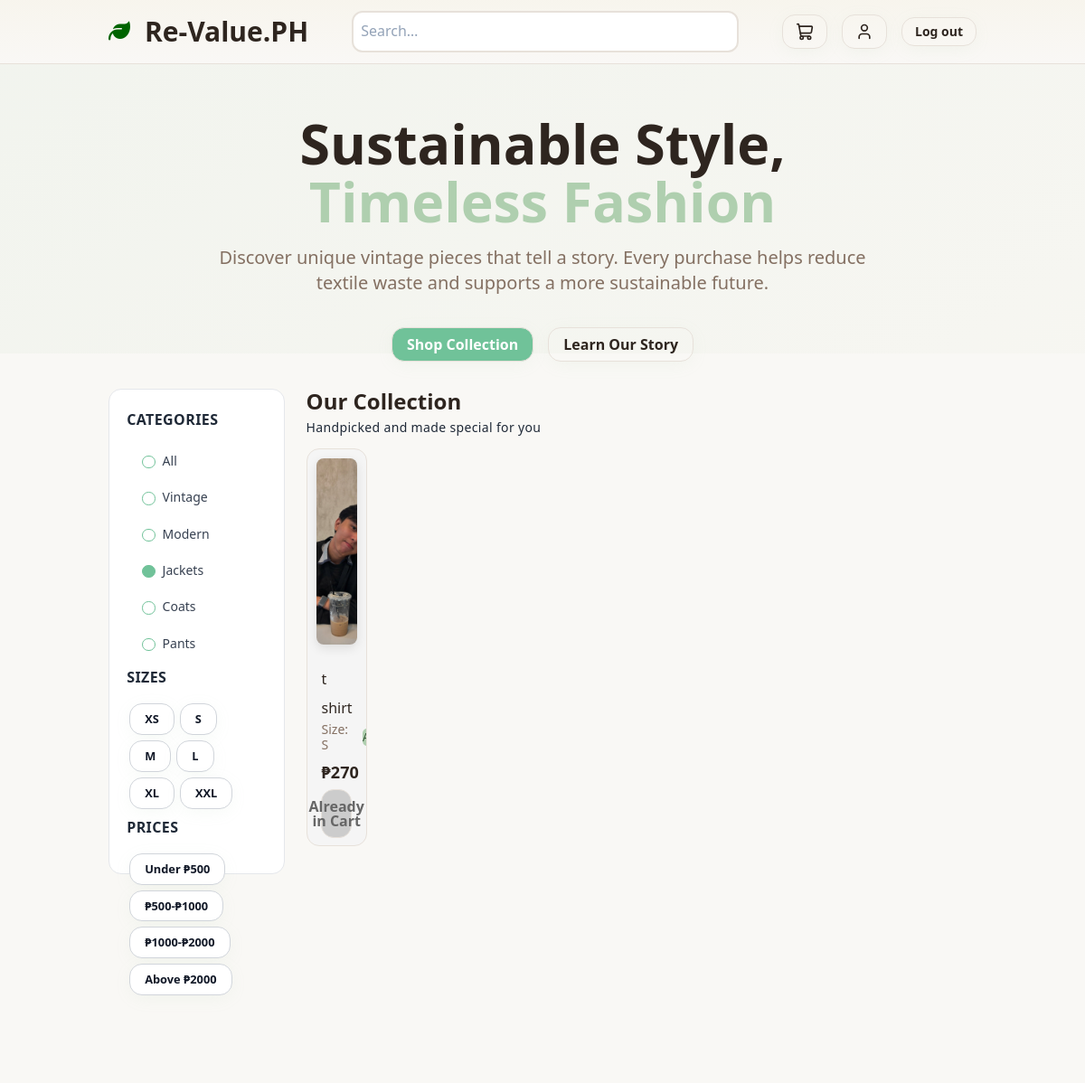
Page /index.php?category=jackets (signed in) on the earlier database version.
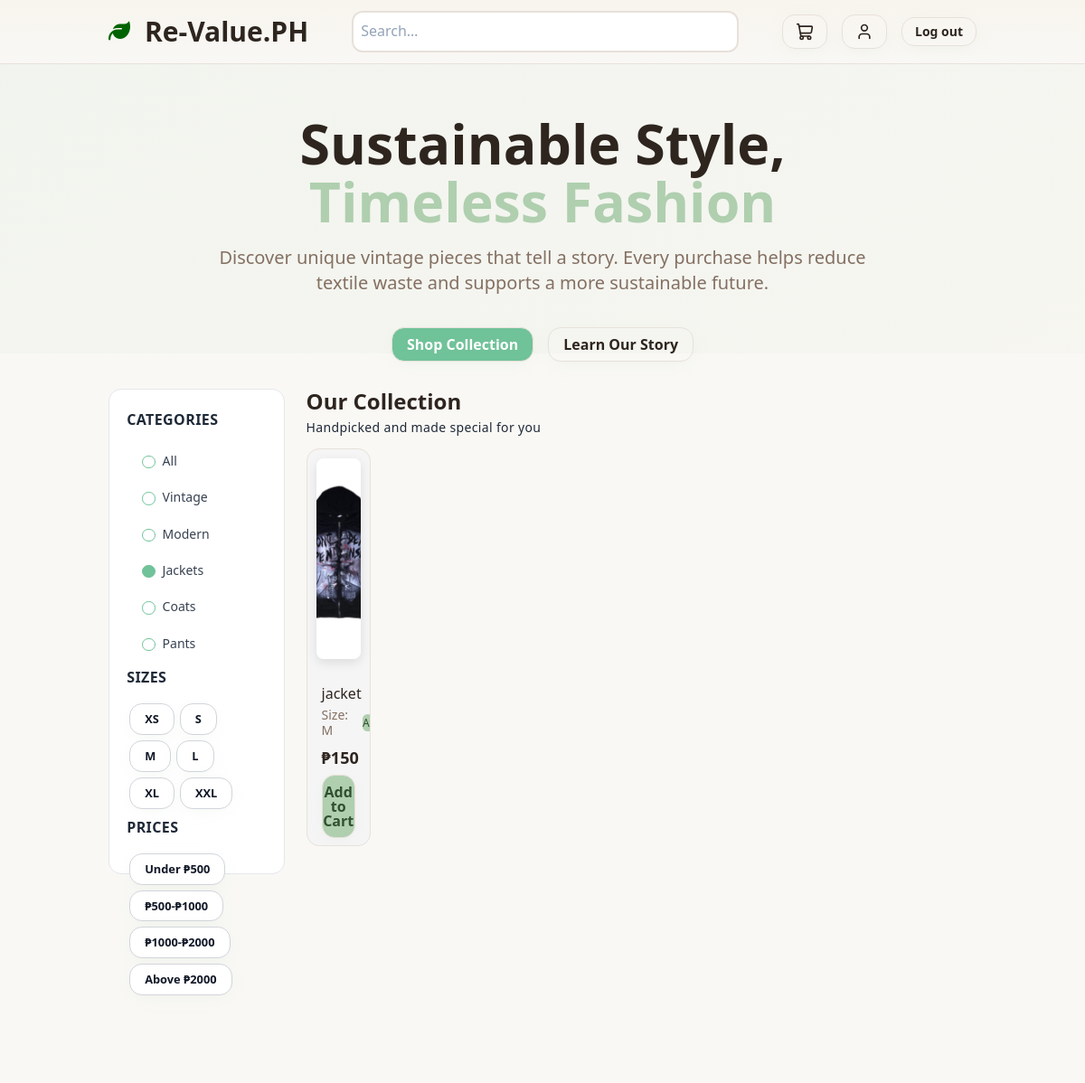
Same page on the later database version.
### tables this page shows
CREATE TABLE `inventory` (
  `id` int(11) NOT NULL,
  `name` varchar(255) NOT NULL,
  `image` varchar(255) NOT NULL,
  `category` varchar(255) NOT NULL,
  `size` varchar(3) NOT NULL,
  `price` int(12) NOT NULL
);

### index.php (the view, shortened to what the changed rows need)
<!DOCTYPE html>
<html lang="en">
<head>
 <link
  rel="stylesheet"
  href="https://cdnjs.cloudflare.com/ajax/libs/font-awesome/6.5.0/css/all.min.css"/>
<link rel="stylesheet" href="app.css" />
<link rel="stylesheet" href="chat.css">
<link rel="stylesheet" href="specificity.css" />
</head>
<body>
<div class="cont-head">
  <header class="header ps-mg">
    <div class="left">
    <h2 style="margin-bottom: 0;"><i class="fa-solid fa-leaf" style="color:darkgreen"></i></h2>
    </div>
  </header>
</div>
<main>
<div class="sec-intro">
  <div class="cnt">
    <h1 class="mg">Sustainable Style,</h1>
    <h1 class="text-sage mg">Timeless Fashion</h1>
  </div>
</div>
<div class="bd-container">
  <div class="bd-child-container ps-mg">
    <aside>
  <form method="GET">
    <h6>SIZES</h6>
    <?php
      $sizes = ["XS","S","M","L","XL","XXL"];
      foreach($sizes as $s){
        $active = (isset($_GET['size']) && $_GET['size']==$s) ? "active" : "";
        echo "<button type='submit' name='size' value='$s' class='size-btn $active'>$s</button>";
      }
    ?>
  </form>
</aside>
    <div class="cl-cnt">
      <div class="cl-pos">
<div class="content-section" id="products">
  <div class="products-grid" id="products-grid">
    <?php
    include("db.php");
    $sql = "SELECT * FROM inventory WHERE 1";
    if (!empty($_GET['category'])) {
        $category = $conn->real_escape_string($_GET['category']);
        $sql .= " AND category='$category'";
    }
    $sql .= " ORDER BY id DESC";
    $result = $conn->query($sql);
    if ($result->num_rows > 0) {
        while ($row = $result->fetch_assoc()) {
            ?>
            <div class="card-cnt">
              <div class="img-container">
                <img src="<?= $row['image'] ?>" alt="<?= htmlspecialchars($row['name']) ?>">
              </div>
              <div class="img-des-container">
                <h3 class="img-des"><?= htmlspecialchars($row['name']) ?></h3>
                <div class="in">
                  <h4 class="img-size">Size: <?= htmlspecialchars($row['size']) ?></h4>
                  <span class="checker">Available</span>
                </div>
                <span class="price">₱<?= number_format($row['price']) ?></span>
                <div class="cart-container">
  <?php if (isset($_SESSION['user_id'])): ?>
      <?php
      $checkCart = $conn->prepare("SELECT id FROM cart WHERE user_id=? AND product_id=?");
      $checkCart->bind_param("ii", $_SESSION['user_id'], $row['id']);
      $checkCart->execute();
      $cartResult = $checkCart->get_result();
      $alreadyInCart = $cartResult->num_rows > 0;
      ?>
      <?php if ($alreadyInCart): ?>
          <button class="btn-cart" style="background:#ccc; cursor:not-allowed;" disabled>
              Already in Cart
          </button>
      <?php else: ?>
          <button type="button" class="btn-cart" onclick="addToCart(<?= $row['id'] ?>, '<?= htmlspecialchars($row['name']) ?>', this)">
              Add to Cart
          </button>
      <?php endif; ?>
  <?php else: ?>
      <button class="btn-cart" onclick="openModal()">Login to Add</button>
  <?php endif; ?>
</div>
              </div>
            </div>
            <?php
        }
    } else {
        echo "<p>No products match your filters.</p>";
    }
    ?>
</div>
      </div>
    </div>
  </div>
</div>
</main>
</body>
</html>

Differences in the rows shown:
removed inventory: image (picture), name "t shirt", size "S", price "270", shows "Already in Cart"
added inventory: image (picture), name "jacket", size "M", price "150"
